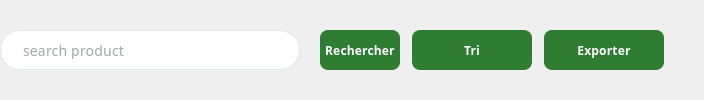
                   <widget class="QWidget" name="searchAndActionsWidget_4" native="true">
                    <layout class="QHBoxLayout" name="searchAndActionsLayout_4">
                     <property name="spacing">
                      <number>20</number>
                     </property>
                     <property name="leftMargin">
                      <number>0</number>
                     </property>
                     <property name="topMargin">
                      <number>0</number>
                     </property>
                     <property name="rightMargin">
                      <number>0</number>
                     </property>
                     <property name="bottomMargin">
                      <number>0</number>
                     </property>
                     <item>
                      <widget class="QLineEdit" name="searchInput_4">
                       <property name="minimumSize">
                        <size>
                         <width>300</width>
                         <height>40</height>
                        </size>
                       </property>
                       <property name="maximumSize">
                        <size>
                         <width>500</width>
                         <height>40</height>
                        </size>
                       </property>
                       <property name="font">
                        <font>
                         <family>Poppins</family>
                         <pointsize>-1</pointsize>
                         <fontweight>Light</fontweight>
                        </font>
                       </property>
                       <property name="styleSheet">
                        <string notr="true">QLineEdit {
    background-color: #ffffff;
    border: 1px solid #e1e8ed;
    border-radius: 20px;
    padding: 10px 20px;
    font-size: 14px;
    color: #495057;
    font-weight: 300;
    font-family: 'Poppins', 'Segoe UI', Arial, sans-serif;
    letter-spacing: 0.2px;
}

QLineEdit:focus {
    border-color: #1da1f2;
    background-color: #fafbfc;
    outline: none;
}

QLineEdit:hover {
    border-color: #adb5bd;
}</string>
                       </property>
                       <property name="alignment">
                        <set>Qt::AlignmentFlag::AlignLeading|Qt::AlignmentFlag::AlignLeft|Qt::AlignmentFlag::AlignVCenter</set>
                       </property>
                       <property name="placeholderText">
                        <string>search product</string>
                       </property>
                      </widget>
                     </item>
                     <item>
                      <widget class="QWidget" name="actionButtonsWidget_4" native="true">
                       <layout class="QHBoxLayout" name="actionButtonsLayout_4">
                        <property name="spacing">
                         <number>12</number>
                        </property>
                        <property name="leftMargin">
                         <number>0</number>
                        </property>
                        <property name="topMargin">
                         <number>0</number>
                        </property>
                        <property name="rightMargin">
                         <number>0</number>
                        </property>
                        <property name="bottomMargin">
                         <number>0</number>
                        </property>
                        <item>
                         <widget class="QPushButton" name="searchBtn_4">
                          <property name="minimumSize">
                           <size>
                            <width>80</width>
                            <height>40</height>
                           </size>
                          </property>
                          <property name="maximumSize">
                           <size>
                            <width>80</width>
                            <height>40</height>
                           </size>
                          </property>
                          <property name="font">
                           <font>
                            <family>Poppins</family>
                            <pointsize>9</pointsize>
                            <fontweight>Medium</fontweight>
                           </font>
                          </property>
                          <property name="styleSheet">
                           <string notr="true">QPushButton {
    background-color: #2E7D32;   /* Primary green */
    color: white;
    border: none;
    border-radius: 8px;
    padding: 0px;
    font-weight: 500;
    font-family: 'Poppins', 'Segoe UI', Arial, sans-serif;
    letter-spacing: 0.2px;
}

QPushButton:hover {
    background-color: #27692B;   /* Hover green */
}

QPushButton:pressed {
    background-color: #1B5E20;   /* Pressed green */
}
</string>
                          </property>
                          <property name="text">
                           <string>Rechercher</string>
                          </property>
                         </widget>
                        </item>
                        <item>
                         <widget class="QPushButton" name="sortBtn_4">
                          <property name="minimumSize">
                           <size>
                            <width>120</width>
                            <height>40</height>
                           </size>
                          </property>
                          <property name="maximumSize">
                           <size>
                            <width>120</width>
                            <height>40</height>
                           </size>
                          </property>
                          <property name="font">
                           <font>
                            <family>Poppins</family>
                            <pointsize>9</pointsize>
                            <fontweight>Medium</fontweight>
                           </font>
                          </property>
                          <property name="styleSheet">
                           <string notr="true">QPushButton {
    background-color: #2E7D32;   /* Primary green */
    color: white;
    border: none;
    border-radius: 8px;
    padding: 0px;
    font-weight: 500;
    font-family: 'Poppins', 'Segoe UI', Arial, sans-serif;
    letter-spacing: 0.2px;
}

QPushButton:hover {
    background-color: #27692B;   /* Hover green */
}

QPushButton:pressed {
    background-color: #1B5E20;   /* Pressed green */
}
</string>
                          </property>
                          <property name="text">
                           <string>Tri</string>
                          </property>
                         </widget>
                        </item>
                        <item>
                         <widget class="QPushButton" name="exportBtn_4">
                          <property name="minimumSize">
                           <size>
                            <width>120</width>
                            <height>40</height>
                           </size>
                          </property>
                          <property name="maximumSize">
                           <size>
                            <width>120</width>
                            <height>40</height>
                           </size>
                          </property>
                          <property name="font">
                           <font>
                            <family>Poppins</family>
                            <pointsize>9</pointsize>
                            <fontweight>Medium</fontweight>
                           </font>
                          </property>
                          <property name="styleSheet">
                           <string notr="true">QPushButton {
    background-color: #2E7D32;   /* Primary green */
    color: white;
    border: none;
    border-radius: 8px;
    padding: 0px;
    font-weight: 500;
    font-family: 'Poppins', 'Segoe UI', Arial, sans-serif;
    letter-spacing: 0.2px;
}

QPushButton:hover {
    background-color: #27692B;   /* Hover green */
}

QPushButton:pressed {
    background-color: #1B5E20;   /* Pressed green */
}
</string>
                          </property>
                          <property name="text">
                           <string>Exporter</string>
                          </property>
                         </widget>
                        </item>
                       </layout>
                      </widget>
                     </item>
                     <item>
                      <spacer name="horizontalSpacer_8">
                       <property name="orientation">
                        <enum>Qt::Orientation::Horizontal</enum>
                       </property>
                       <property name="sizeHint" stdset="0">
                        <size>
                         <width>40</width>
                         <height>20</height>
                        </size>
                       </property>
                      </spacer>
                     </item>
                    </layout>
                   </widget>
